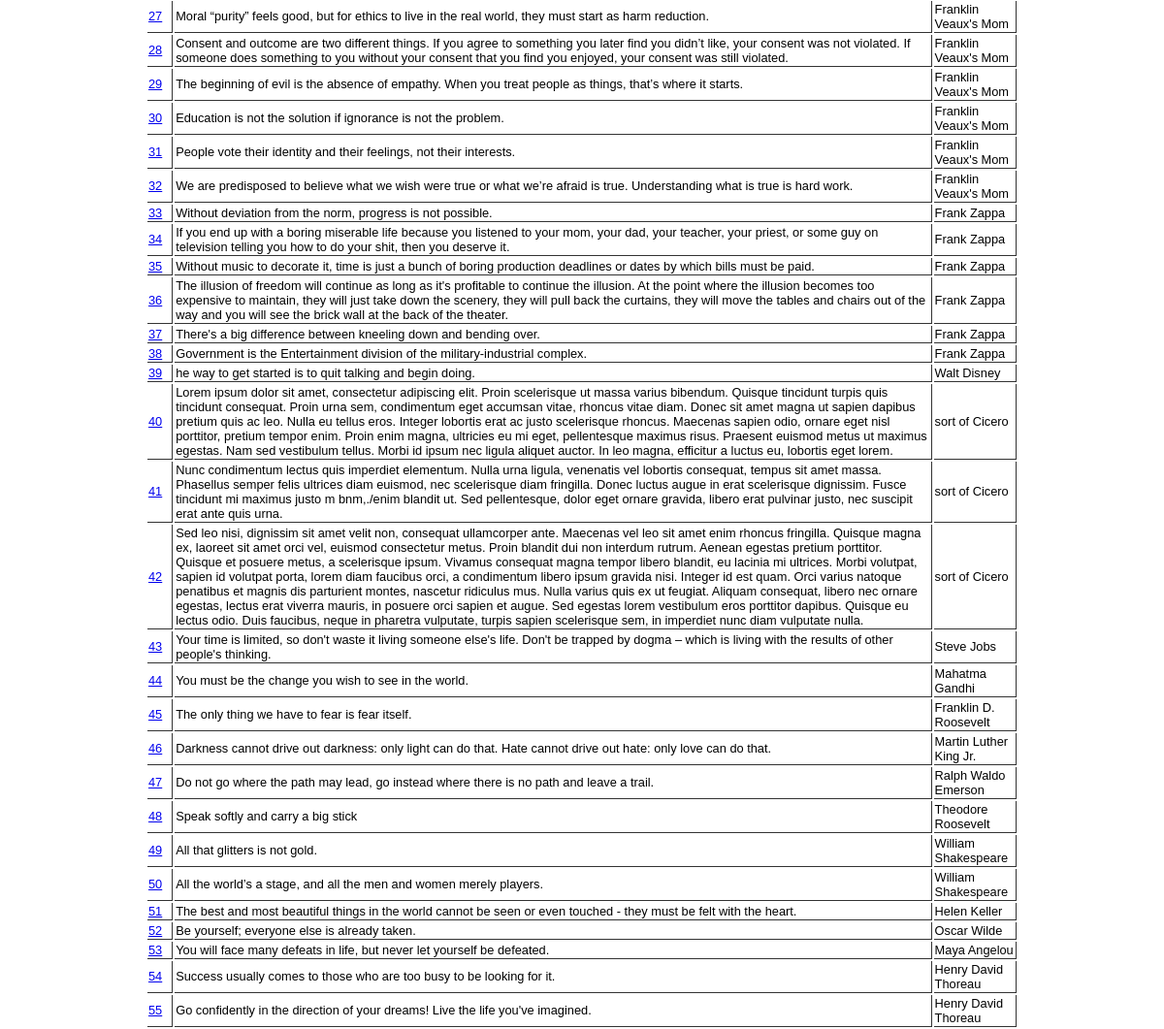
Before: / (lower part) with the older database file.
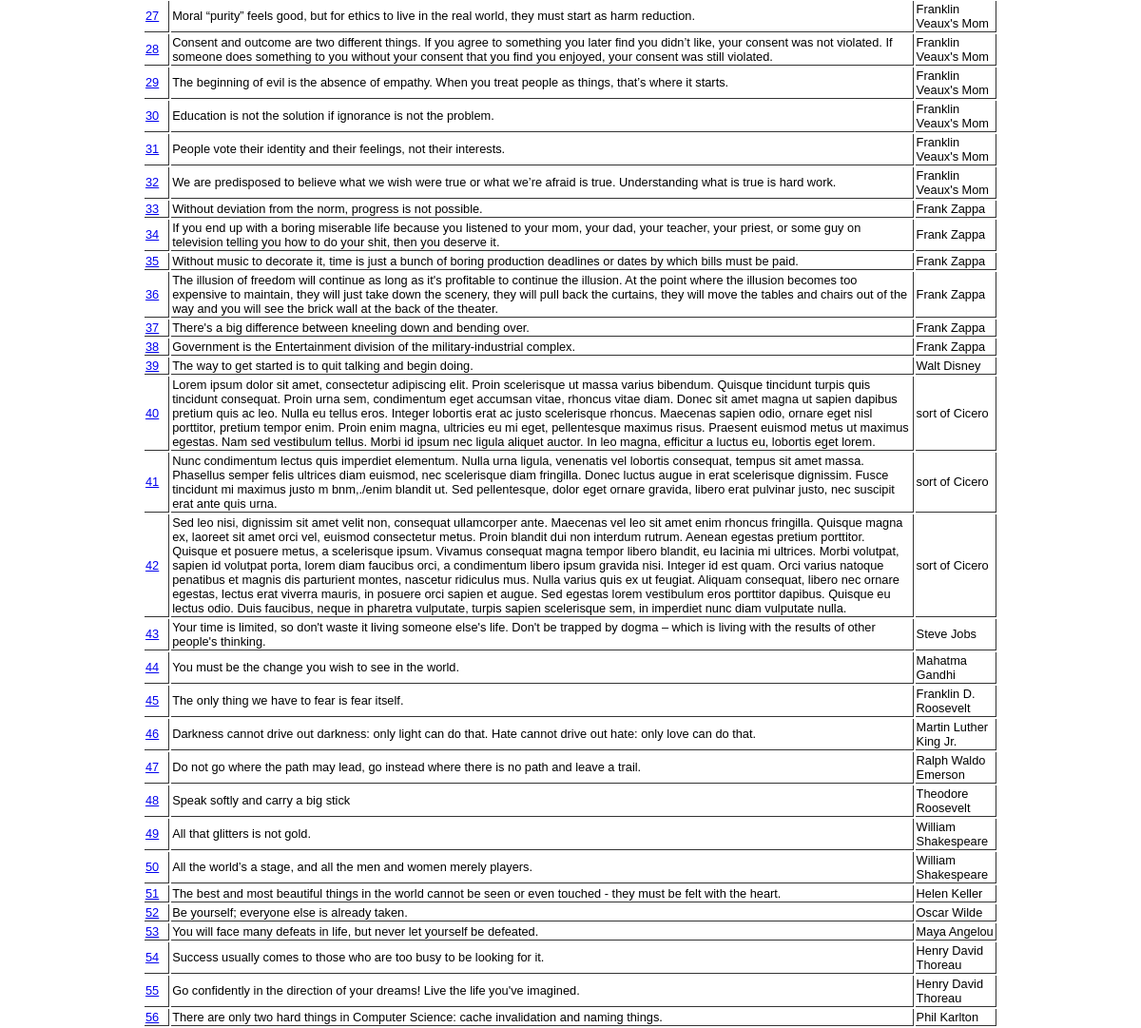
After: the same page with the newer database file.
### tables this page shows
CREATE TABLE `text_block` (
  `id` mediumint(9) NOT NULL,
  `text_source` mediumint(9) DEFAULT NULL,
  `char_count` int(11) DEFAULT NULL,
  `text_block` text NOT NULL
);

CREATE TABLE `text_source` (
  `id` mediumint(9) NOT NULL,
  `descriptor` varchar(75) NOT NULL
);

### DbClass.php (called while the page is built, shortened)
<?php
require_once "db_config.php";
class DbClass
{
    protected  $conn;
    public function __construct() {
        global $DATABASE;
        global $DB_USER;
        global $DB_PASSWORD;
        global $DB_PORT;
        global $DB_SERVER;
        try {
            $this->conn = mysqli_init();
            $this->conn->options(MYSQLI_OPT_SSL_VERIFY_SERVER_CERT, true);
            $this->conn->real_connect($DB_SERVER, $DB_USER, $DB_PASSWORD , $DATABASE, $DB_PORT);
        } catch(Exception $e) {
            echo "problem connecting to the database: " . $e->getLine() . ' - ' . $e->getMessage();
        }
    }
    function getTableNoParams($sql) {
        try {
            $stmt = $this->conn->prepare($sql);
            $result = $stmt->execute();
            $mysqli_result = $stmt->get_result();
            return $mysqli_result->fetch_all(MYSQLI_ASSOC);
        } catch (Exception $e) {
            echo "Fail in getTableNoParams $sql: " . $e->getLine() .
                 ": " . $this->conn->error;;
            return null;
        }
    }
}

### db_config.php (called while the page is built)
<?php
$DB_SERVER    = 'localhost';
$DB_USER      = 'dev_user';
$DB_PASSWORD  = 'Clyde&Bella1';
$DATABASE     = 'random_text_db';
$DB_PORT      = '3306';

### index.php (the view, shortened to what this page needs)
<?php
require_once "functions.php";
$db_obj = new DbClass();
$sql = "SELECT text_block.id, text_block.text_block, text_source.descriptor FROM text_block ";
$sql .= " JOIN text_source ON text_block.text_source=text_source.id ";
$text_table = $db_obj->getTableNoParams($sql) ;
?>
<!DOCTYPE html>
<html lang="en">
<HEAD>
  <link rel="stylesheet" href="style.css">
</HEAD>
<body>
<article id="wrapper" class="display width_80">
	<table id="quote_list"  class="table_table db_table_list">
	<tbody>
	<?php
	foreach($text_table as $row) {
		echo '<tr>';
		$url = './EditText.php?id=' . $row['id'];
		$the_text = plainText2Breaks($row['text_block']);
		echo "<td><a href='$url'>" . $row['id'] . "</a></td>";
		echo "<td>$the_text</td>";
		echo "<td>" . $row['descriptor'] . "</td>";
		echo '</tr>' . "\n";
	}
	?>
	 </tbody>
	</table>
</article>
</body>
</html>

### functions.php (shortened to what this page needs)
<?php
function plainText2Breaks($plain_text){
    $paragraphs = trim($plain_text);
    if(!empty($paragraphs)){
        $paragraphs = preg_replace('/[\r\n]+/', '<br>', $paragraphs);
    }
    return $paragraphs;
}

### style.css (style rules this page uses)
html, body { font-family: "Helvetica", "Helvetica Neue", "Helvetica", "Arial"; width: 100%; height: 100%; padding: 0; margin: 0; }
.width_80 { width: 80%; }
#wrapper { margin-top: 6em; position: relative; padding-top: 2.4em; }
.display { margin-left: auto; margin-right: auto; position: relative; padding: 0 1.5em; overflow-x: scroll; overflow-y: scroll; }
.db_table_list { min-width: 900px; }
.table_table { width: 90%; font-size: 80%; margin: auto; }

Changed rows visible on the page:
changed text_block "Walt Disney": text_block "he way to get started is to quit talking and begin doing." → "The way to get started is to quit talking and begin doing."
added text_block: id "56", text_block "There are only two hard things in Computer Science: cache invalidation and naming things.", text_source.descriptor "Phil Karlton"
